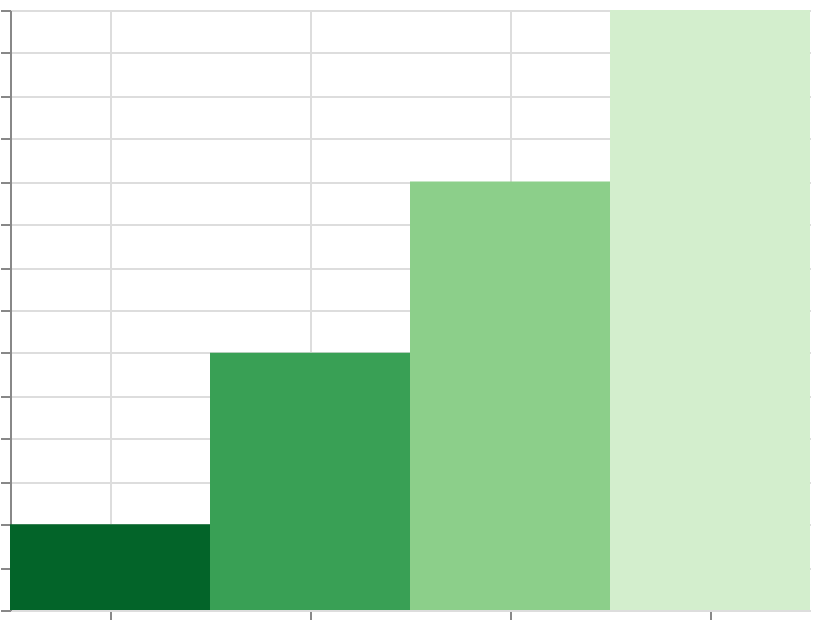

Here is the Vega-Lite specification saved for this chart:
### Vega specification from a JSON file in a GitHub repository (floating-point values rounded to 4 significant figures)
{"$schema": "https://vega.github.io/schema/vega/v6.json", "width": 400, "height": 300, "padding": 5, "autosize": "none", "data": [{"name": "table", "values": [{"cat": "A", "val": 10}, {"cat": "B", "val": 30}, {"cat": "C", "val": 50}, {"cat": "D", "val": 70}]}], "scales": [{"name": "x", "type": "band", "domain": {"data": "table", "field": "cat", "sort": true}, "range": "width"}, {"name": "y", "type": "linear", "domain": {"data": "table", "field": "val"}, "range": [{"signal": "height"}, 0], "zero": true, "nice": true}, {"name": "color", "type": "linear", "domain": {"data": "table", "field": "val"}, "reverse": true, "range": {"scheme": "greens"}}], "marks": [{"type": "rect", "from": {"data": "table"}, "encode": {"update": {"x": {"scale": "x", "field": "cat"}, "width": {"scale": "x", "band": 1}, "y": {"scale": "y", "field": "val"}, "y2": {"scale": "y", "value": 0}, "fill": {"scale": "color", "field": "val"}}}}], "axes": [{"scale": "x", "orient": "bottom", "grid": true, "labels": false}, {"scale": "y", "orient": "left", "grid": true, "labels": false}], "legends": [{"fill": "color", "title": "Growth"}]}
